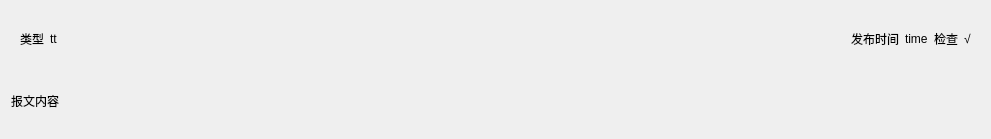
<?xml version="1.0" encoding="UTF-8"?>
<ui version="4.0">
 <class>Form</class>
 <widget class="QWidget" name="Form">
  <property name="geometry">
   <rect>
    <x>0</x>
    <y>0</y>
    <width>991</width>
    <height>139</height>
   </rect>
  </property>
  <property name="windowTitle">
   <string>Form</string>
  </property>
  <layout class="QVBoxLayout" name="verticalLayout">
   <item>
    <widget class="QWidget" name="item_widget" native="true">
     <layout class="QHBoxLayout" name="horizontalLayout">
      <property name="sizeConstraint">
       <enum>QLayout::SetDefaultConstraint</enum>
      </property>
      <item>
       <widget class="QLabel" name="type_label">
        <property name="text">
         <string>类型</string>
        </property>
       </widget>
      </item>
      <item>
       <widget class="QLabel" name="type">
        <property name="text">
         <string>tt</string>
        </property>
       </widget>
      </item>
      <item>
       <spacer name="horizontalSpacer">
        <property name="orientation">
         <enum>Qt::Horizontal</enum>
        </property>
        <property name="sizeHint" stdset="0">
         <size>
          <width>40</width>
          <height>20</height>
         </size>
        </property>
       </spacer>
      </item>
      <item>
       <widget class="QLabel" name="send_time_label">
        <property name="text">
         <string>发布时间</string>
        </property>
       </widget>
      </item>
      <item>
       <widget class="QLabel" name="send_time">
        <property name="text">
         <string>time</string>
        </property>
       </widget>
      </item>
      <item>
       <widget class="QLabel" name="check_label">
        <property name="text">
         <string>检查</string>
        </property>
       </widget>
      </item>
      <item>
       <widget class="QLabel" name="check">
        <property name="text">
         <string>√</string>
        </property>
       </widget>
      </item>
     </layout>
    </widget>
   </item>
   <item>
    <widget class="QLabel" name="rpt">
     <property name="text">
      <string>报文内容</string>
     </property>
    </widget>
   </item>
  </layout>
 </widget>
 <resources/>
 <connections/>
</ui>
